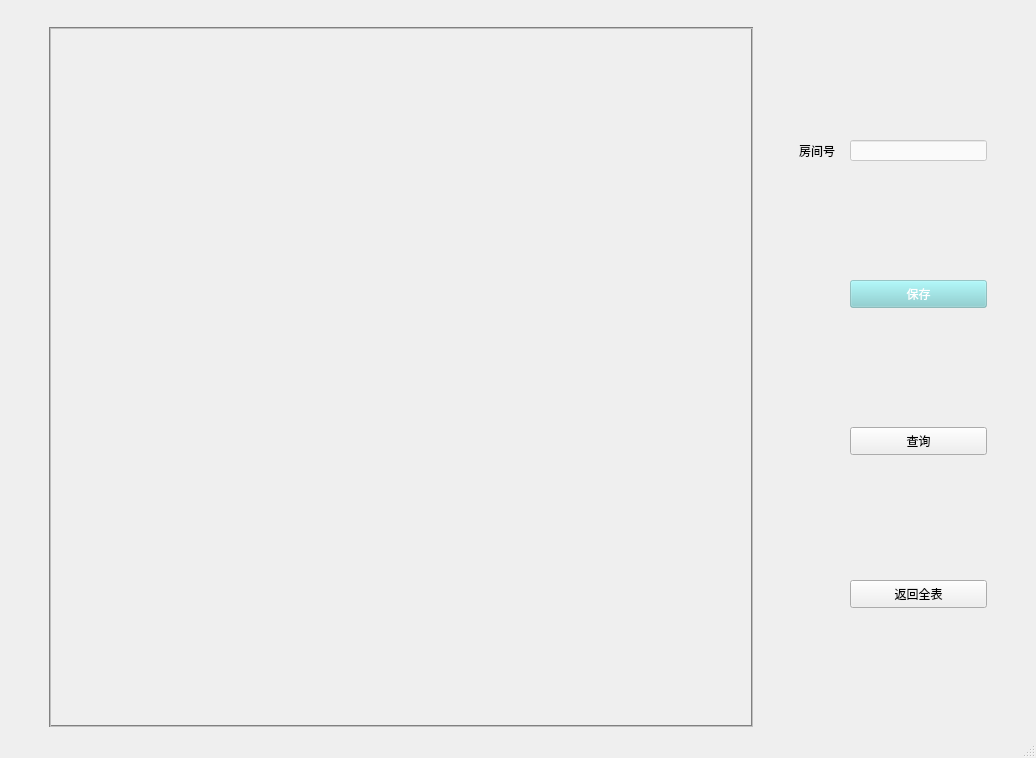
<?xml version="1.0" encoding="UTF-8"?>
<ui version="4.0">
 <class>ConsumptionMainWindow</class>
 <widget class="QMainWindow" name="ConsumptionMainWindow">
  <property name="geometry">
   <rect>
    <x>0</x>
    <y>0</y>
    <width>1036</width>
    <height>758</height>
   </rect>
  </property>
  <property name="font">
   <font>
    <family>微软雅黑</family>
   </font>
  </property>
  <property name="windowTitle">
   <string>MainWindow</string>
  </property>
  <property name="styleSheet">
   <string notr="true">#ConsumptionMainWindow{
border-image: url(:/mainbackground.jpg);
}
#ConsumptionMainWindow *{
border-image: url();
}</string>
  </property>
  <widget class="QWidget" name="centralwidget">
   <property name="font">
    <font>
     <family>微软雅黑</family>
    </font>
   </property>
   <layout class="QGridLayout" name="gridLayout_2">
    <item row="0" column="1">
     <spacer name="verticalSpacer_2">
      <property name="orientation">
       <enum>Qt::Vertical</enum>
      </property>
      <property name="sizeType">
       <enum>QSizePolicy::Fixed</enum>
      </property>
      <property name="sizeHint" stdset="0">
       <size>
        <width>20</width>
        <height>18</height>
       </size>
      </property>
     </spacer>
    </item>
    <item row="1" column="0">
     <spacer name="horizontalSpacer_2">
      <property name="orientation">
       <enum>Qt::Horizontal</enum>
      </property>
      <property name="sizeType">
       <enum>QSizePolicy::Fixed</enum>
      </property>
      <property name="sizeHint" stdset="0">
       <size>
        <width>40</width>
        <height>20</height>
       </size>
      </property>
     </spacer>
    </item>
    <item row="1" column="1" rowspan="2" colspan="2">
     <layout class="QHBoxLayout" name="horizontalLayout">
      <item>
       <widget class="QTableView" name="tableView">
        <property name="minimumSize">
         <size>
          <width>491</width>
          <height>571</height>
         </size>
        </property>
        <property name="font">
         <font>
          <family>微软雅黑</family>
         </font>
        </property>
        <property name="styleSheet">
         <string notr="true">QTableView QTableCornerButton::section {
   /*  background: red;
    border: 2px outset red;*/
    color: red;
    background-color: rgba(129, 207, 209, 30%);
    border: 5px solid #f6f7fa;
    border-radius:1px;
    border-color: rgba(129, 207, 209, 30%);
 }
QTableView {
    color: black;                                       /*表格内文字颜色*/
    gridline-color: black;                              /*表格内框颜色*/
    background-color: rgba(108, 108, 108, 0%);               /*表格内背景色*/
    alternate-background-color: rgb(64, 64, 64);
    selection-color: black;                             /*选中区域的文字颜色*/
    selection-background-color: rgb(195, 213, 223);        /*选中区域的背景色*/
    border: 2px groove gray;
    border-radius: 0px;
    padding: 2px 4px;
}
QHeaderView {
    color: black;
	font: 9pt &quot;微软雅黑&quot;;
    background-color: rgba(195, 213, 223, 0%);/*设置表头空白区域背景色*/
    border: 0px solid rgb(144, 144, 144);
    border:0px solid rgb(191,191,191);
    border-left-color: rgba(255, 255, 255, 0);
    border-top-color: rgba(255, 255, 255, 0);
    border-radius:0px;
    min-height:29px;
}
QHeaderView::section {
    color: black;
    background-color: rgba(129, 207, 209, 30%);
    border: 5px solid #f6f7fa;
    border-radius:1px;
    border-color: rgba(129, 207, 209, 30%);
} </string>
        </property>
       </widget>
      </item>
      <item>
       <spacer name="horizontalSpacer">
        <property name="orientation">
         <enum>Qt::Horizontal</enum>
        </property>
        <property name="sizeType">
         <enum>QSizePolicy::Fixed</enum>
        </property>
        <property name="sizeHint" stdset="0">
         <size>
          <width>40</width>
          <height>20</height>
         </size>
        </property>
       </spacer>
      </item>
      <item>
       <layout class="QGridLayout" name="gridLayout">
        <item row="0" column="1">
         <widget class="QLineEdit" name="lineEdit_roomno">
          <property name="minimumSize">
           <size>
            <width>137</width>
            <height>21</height>
           </size>
          </property>
          <property name="maximumSize">
           <size>
            <width>137</width>
            <height>21</height>
           </size>
          </property>
          <property name="font">
           <font>
            <family>微软雅黑</family>
           </font>
          </property>
          <property name="styleSheet">
           <string notr="true">background-color: rgba(255, 255, 255, 70%);</string>
          </property>
         </widget>
        </item>
        <item row="0" column="0">
         <widget class="QLabel" name="label">
          <property name="minimumSize">
           <size>
            <width>45</width>
            <height>21</height>
           </size>
          </property>
          <property name="maximumSize">
           <size>
            <width>45</width>
            <height>21</height>
           </size>
          </property>
          <property name="font">
           <font>
            <family>微软雅黑</family>
           </font>
          </property>
          <property name="text">
           <string>房间号</string>
          </property>
         </widget>
        </item>
        <item row="1" column="1">
         <widget class="QPushButton" name="savebtn">
          <property name="minimumSize">
           <size>
            <width>137</width>
            <height>28</height>
           </size>
          </property>
          <property name="maximumSize">
           <size>
            <width>137</width>
            <height>28</height>
           </size>
          </property>
          <property name="font">
           <font>
            <family>微软雅黑</family>
           </font>
          </property>
          <property name="styleSheet">
           <string notr="true">QPushButton { background-color: rgba(129, 207, 209, 50%);  color: rgb(255, 255, 255);}</string>
          </property>
          <property name="text">
           <string>保存</string>
          </property>
         </widget>
        </item>
        <item row="3" column="0">
         <spacer name="verticalSpacer">
          <property name="orientation">
           <enum>Qt::Vertical</enum>
          </property>
          <property name="sizeType">
           <enum>QSizePolicy::Fixed</enum>
          </property>
          <property name="sizeHint" stdset="0">
           <size>
            <width>20</width>
            <height>40</height>
           </size>
          </property>
         </spacer>
        </item>
        <item row="2" column="1">
         <widget class="QPushButton" name="querybtn">
          <property name="minimumSize">
           <size>
            <width>137</width>
            <height>28</height>
           </size>
          </property>
          <property name="maximumSize">
           <size>
            <width>137</width>
            <height>28</height>
           </size>
          </property>
          <property name="font">
           <font>
            <family>微软雅黑</family>
           </font>
          </property>
          <property name="text">
           <string>查询</string>
          </property>
         </widget>
        </item>
        <item row="3" column="1">
         <widget class="QPushButton" name="returnbtn">
          <property name="minimumSize">
           <size>
            <width>137</width>
            <height>28</height>
           </size>
          </property>
          <property name="maximumSize">
           <size>
            <width>137</width>
            <height>28</height>
           </size>
          </property>
          <property name="font">
           <font>
            <family>微软雅黑</family>
           </font>
          </property>
          <property name="text">
           <string>返回全表</string>
          </property>
         </widget>
        </item>
       </layout>
      </item>
     </layout>
    </item>
    <item row="1" column="3">
     <spacer name="horizontalSpacer_3">
      <property name="orientation">
       <enum>Qt::Horizontal</enum>
      </property>
      <property name="sizeType">
       <enum>QSizePolicy::Fixed</enum>
      </property>
      <property name="sizeHint" stdset="0">
       <size>
        <width>40</width>
        <height>20</height>
       </size>
      </property>
     </spacer>
    </item>
    <item row="2" column="3">
     <spacer name="verticalSpacer_3">
      <property name="orientation">
       <enum>Qt::Vertical</enum>
      </property>
      <property name="sizeType">
       <enum>QSizePolicy::Fixed</enum>
      </property>
      <property name="sizeHint" stdset="0">
       <size>
        <width>20</width>
        <height>18</height>
       </size>
      </property>
     </spacer>
    </item>
   </layout>
  </widget>
  <widget class="QMenuBar" name="menubar">
   <property name="geometry">
    <rect>
     <x>0</x>
     <y>0</y>
     <width>1036</width>
     <height>26</height>
    </rect>
   </property>
  </widget>
  <widget class="QStatusBar" name="statusbar"/>
 </widget>
 <resources/>
 <connections/>
</ui>
